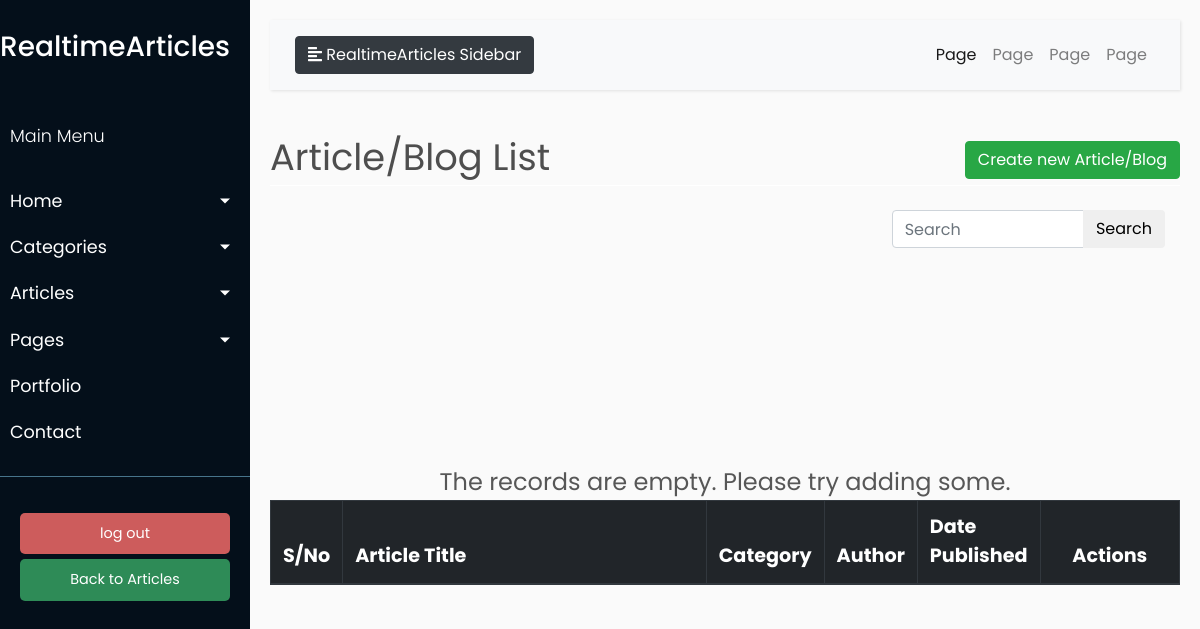
The app's page /article_list (signed in), older data.
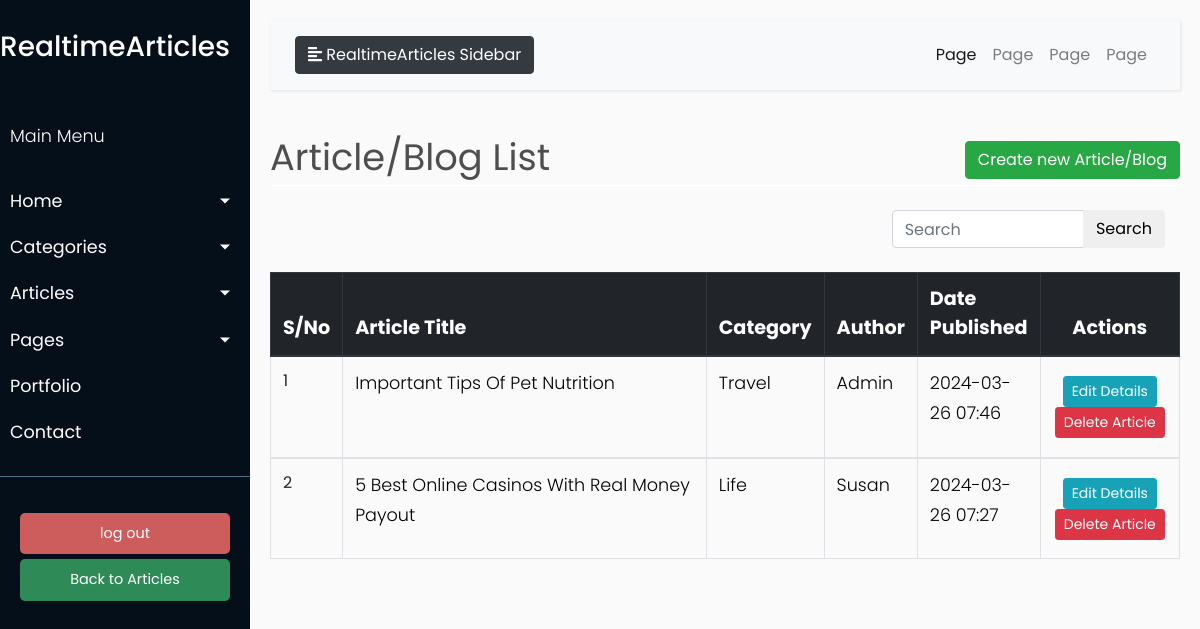
The same page, newer data.
### models/models.py (models this page shows, shortened)
class Article(db.Model):
    __tablename__ = 'article'
    id = db.Column(db.Integer, primary_key=True)
    main_title = db.Column(db.String(100), nullable=False)
    main_content = db.Column(db.Text, nullable=True)
    date_published = db.Column(db.DateTime, default=datetime.utcnow)
    author_id = db.Column(db.Integer, db.ForeignKey('user.id'), nullable=False)
    category_id = db.Column(db.Integer, db.ForeignKey('category.id'), nullable=False)
    main_image = db.Column(db.String(100), nullable=True)  # Path to main image
    subheadings = db.relationship('Subheading', backref='article', lazy=True)

### blueprints/article.py (the view)
@article.route('/article_list')
@login_required
def article_list():
    title = 'Article/Blog List'
    articles = Article.query.order_by(Article.date_published.desc()).all()
    for article in articles:
        category = Category.query.get(article.category_id)
        author = User.query.get(article.author_id)
        article.category_name = category.name if category else 'N/A'
        article.author_name = author.username if author else 'N/A'
    return render_template('admin/articles/article_list.html', title=title,
                           articles=articles)

### app.py (called while the page is built)
@login.user_loader
def load_user(user_id):
    return User.query.get(int(user_id))

### templates/admin/articles/article_list.html (shortened to what this page needs)
{% extends "admin/base.html" %}
{% block content %}
    <div class="row" style="color: #4e4e4e; font-style: bold; font-size: 2.3rem; ">
        <div class="col-md-8">{{ title }}</div>
        <div class="col-md-4">
            <div class="float-md-right">
                <a class="btn btn-success" href="{{ url_for('article.create_article') }}">Create new Article/Blog</a>
            </div>
        </div>
    </div>
    <div style="border-bottom: 1px solid white;"></div>
    <br>
    <table class="table table-css table-bordered table-hover">
        <div class="container">
            <div class="row justify-content-end">
                <div class="col-md-4">
                    <form method="get" class="search-form">
                        <div class="input-group">
                            <input type="text" class="form-control" placeholder="Search" aria-label="Search"
                                   aria-describedby="button-addon2">
                            <div class="input-group-append">
                                <button class="btn btn-pink" type="submit" id="button-addon2">Search</button>
                            </div>
                        </div>
                    </form>
                </div>
            </div>
        </div>
        <br>
        <thead class="thead-dark align-middle">
        <tr style="background-color: #343a40; font-size: 1.2rem; color: white; text-transform: capitalize; height: 40px">
            <th width="5%">S/No</th>
            <th width="40%">Article Title</th>
            <th width="10%">Category</th>
            <th width="10%">Author</th>
            <th width="10%">Date Published</th>
            <th style="text-align: center">Actions</th>
        </tr>
        </thead>
        {% if articles %}
            {% for article in articles %}
                <tbody>
                <tr>
                    <td>{{ loop.index }}</td>
                    <td>
                        <p style="text-transform: capitalize; color:black">{{ article.main_title }} </p>
                    </td>
                    <td>
                        <p style="text-transform: capitalize; color:black">{{ article.category_name }} </p>
                    </td>
                    <td>
                        <p style="text-transform: capitalize; color:black">{{ article.author_name }} </p>
                    </td>
                    <td>
                        <p style="text-transform: capitalize; color:black">{{ article.date_published.strftime('%Y-%m-%d %H:%M') }}</p>
                    </td>
                    <td class="align-middle  text-center">
                        <div class="d-inline-block align-middle">
                            <a href="{{ url_for('article.update_article', article_id = article.id) }}" class="btn btn-info btn-sm">Edit
                                Details</a>
                            <a href="{{ url_for('article.delete_article', article_id = article.id) }}" class="btn btn-danger btn-sm"> Delete
                                Article </a>
                        </div>
                    </td>
                </tr>
                </tbody>
            {% endfor %}
        {% else %}
            <tbody>
            <br><br><br><br><br><br><br><br>
            <div style="color: #575757; font-style: bold; font-size: 1.5rem; text-align: center;">The records are empty.
                Please
                try
                adding some.
            </div>
            </tbody>
        {% endif %}
    </table>
{% endblock content %}

### templates/admin/base.html (shortened to what this page needs)
<!DOCTYPE html>
<html lang="en">
<head>
    <link rel="stylesheet" href="https://stackpath.bootstrapcdn.com/bootstrap/4.1.0/css/bootstrap.min.css"
>
    <link rel="stylesheet" href="/static/css/admin_css/style.css">
</head>
<body>
<div class="wrapper">
    <nav id="sidebar">
        <div class="sidebar-header">
            <a href="{{ url_for('home.index') }}"><h3> RealtimeArticles </h3></a>
        </div>
        <ul class="list-unstyled components">
            <p>Main Menu</p>
            <li>
                <a href="#homeSubmenu" data-toggle="collapse" aria-expanded="false" class="dropdown-toggle">Home</a>
            </li>
            <li>
                <a href="#CategorySubmenu" data-toggle="collapse" aria-expanded="false" class="dropdown-toggle">Categories</a>
            </li>
                 <li>
                <a href="#ArticleSubmenu" data-toggle="collapse" aria-expanded="false" class="dropdown-toggle">Articles</a>
            </li>
            <li>
                <a href="#pageSubmenu" data-toggle="collapse" aria-expanded="false" class="dropdown-toggle">Pages</a>
            </li>
            <li>
                <a href="#">Portfolio</a>
            </li>
            <li>
                <a href="#">Contact</a>
            </li>
        </ul>
        <ul class="list-unstyled CTAs">
            <li>
                <a href="{{ url_for('user.logout') }}" class="download">log out</a>
            </li>
            <li>
                <a href="{{ url_for('home.index') }}" class="article">Back to Articles</a>
            </li>
        </ul>
    </nav>
    <div id="content">
        <nav class="navbar navbar-expand-lg navbar-light bg-light">
            <div class="container-fluid">
                <button type="button" id="sidebarCollapse" class="btn btn-dark">
                    <i class="fas fa-align-left"></i>
                    <span>RealtimeArticles Sidebar</span>
                </button>
                <div class="collapse navbar-collapse" id="navbarSupportedContent">
                    <ul class="nav navbar-nav ml-auto">
                        <li class="nav-item active">
                            <a class="nav-link" href="#">Page</a>
                        </li>
                        <li class="nav-item">
                            <a class="nav-link" href="#">Page</a>
                        </li>
                        <li class="nav-item">
                            <a class="nav-link" href="#">Page</a>
                        </li>
                        <li class="nav-item">
                            <a class="nav-link" href="#">Page</a>
                        </li>
                    </ul>
                </div>
            </div>
        </nav>
        {% block content %}
        {% endblock content %}
    </div>
</div>
</body>
</html>

### static/css/admin_css/style.css (style rules this page uses)
body { font-family: 'Poppins', sans-serif; background: #fafafa; }
p { font-family: 'Poppins', sans-serif; font-size: 1.1em; font-weight: 300; line-height: 1.7em; color: #999; }
a, a:hover, a:focus { color: inherit; text-decoration: none; transition: all 0.3s; }
.navbar { padding: 15px 10px; background: #fff; border: none; border-radius: 0; margin-bottom: 40px; box-shadow: 1px 1px 3px rgba(0, 0, 0, 0.1); }
.wrapper { display: flex; width: 100%; align-items: stretch; }
#sidebar { min-width: 250px; max-width: 250px; background: #040f1a; color: #fff; transition: all 0.3s; }
#sidebar .sidebar-header { padding-top: 30px; padding-bottom: 20px; background: #040f1a; }
#sidebar ul.components { padding: 20px 0; border-bottom: 1px solid #47748b; }
#sidebar ul p { color: #fff; padding: 10px; }
#sidebar ul li a { padding: 10px; font-size: 1.1em; display: block; }
a[data-toggle="collapse"] { position: relative; }
.dropdown-toggle::after { display: block; position: absolute; top: 50%; right: 20px; transform: translateY(-50%); }
ul.CTAs { padding: 20px; }
ul.CTAs a { text-align: center; font-size: 0.9em !important; display: block; border-radius: 5px; margin-bottom: 5px; }
a.download { background: indianred; color: #FFFFFF; }
a.article { background: seagreen; color: white; }
#content { width: 100%; padding: 20px; min-height: 100vh; transition: all 0.3s; }

Row changes from the older to the newer data that the page shows:
added Article: main_title "Important Tips Of Pet Nutrition", category_name "Travel", author_name "Admin", date_published "2024-03-26 07:46"
added Article: main_title "5 Best Online Casinos With Real Money Payout", category_name "Life", author_name "Susan", date_published "2024-03-26 07:27"
Text that changed along with them:
text no longer shown: "The records are empty. Please try adding some."
